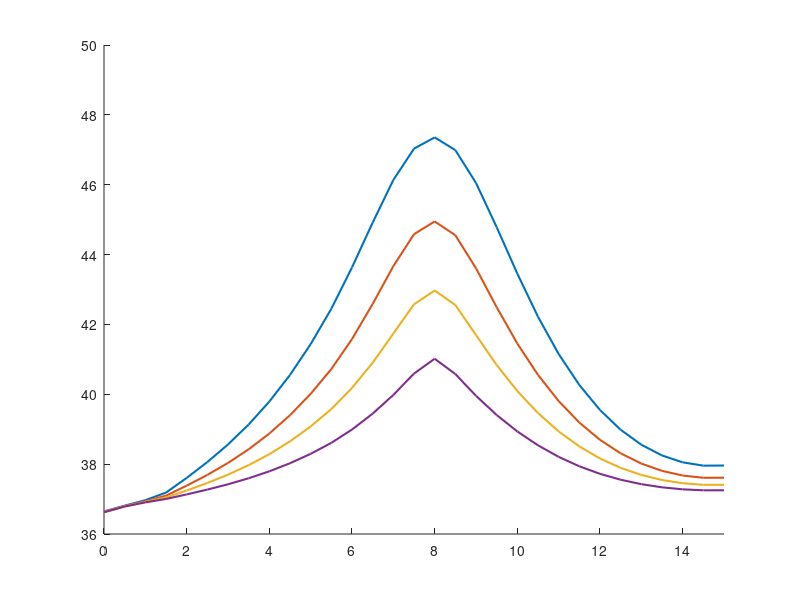

Reproduce this figure in MATLAB. (Note: this script raises an error after producing the figure.)
%––––––––––––––––––––––––––––––––––––––––––––––––––––––––––––––––––––––––––––
% 1D hyperbolic bioheat w/ Gaussian tumor source, 3 skin layers, finer mesh
% and reduced dt for stability; snapshots at 2.5, 5, 7.5, 10 s in one plot.
%––––––––––––––––––––––––––––––––––––––––––––––––––––––––––––––––––––––––––––

clear; clc;

%% 1) DISCRETIZE TIME & SPATIAL DOMAINS
% Skin Layer thickness
L_epi = 0.0015;   % Epidermis (1.5 mm)
L_derm = 0.0035;  % Dermis (3.5 mm)
L_subq = 0.01;    % Subcutaneous (10 mm)
Lx = L_epi + L_derm + L_subq; % Domain Length

x_ast  = 0.008;   % [m]   Tumor center (midpoint of 0.05 m)

dx     = 0.0005;  % [m]   Spatial step → now 21 nodes from 0 to 0.05
dt     = 0.015;    % [s]   Time step (smaller for stability)
max_time = 10;   % plot up to 10s
time_steps = round(max_time/dt) + 1; % ensures we reach exactly 10 s: (n−1)*dt = 10
time = 0:dt:max_time+dt;

x  = 0:dx:Lx;          % x = [0, 0.0025, 0.005, …, 0.05]
nx = numel(x);

% Define Layers
layer = zeros(1, nx);
layer(x <= L_epi) = 1;                                  % Epidermis
layer(x > L_epi & x <= L_epi + L_derm) = 2;             % Dermis
layer(x > L_epi + L_derm) = 3;                          % Subcutaneous

% Find index of tumor center (closest grid point to x_ast)
[~, iTumor] = min(abs(x - x_ast));

%% 2) CONSTANTS AND PARAMETERS
% ------------ Physical Parameters ------------
% Skin Layer params
rho    = [1150 1116 900];   % [kg/m^3]  Tissue density (layers)
c      = [3590 3300 2500];  % [J/(kg·°C)]  Tissue specific heat
k      = [0.2 0.45 0.3];    % [W/(m·°C)]  Thermal conductivity
k_star = [0.1 0.1 0.1];     % [W/(m·°C·s)]  Hyperbolic‐term coefficient

% Blood params
h      = 4.5;     % [W/(m^2·°C)]    Convective coefficient at boundaries
wb     = 0.0098;  % [1/s]           Blood perfusion
rho_b  = 1056;    % [kg/m^3]        Blood density
cb     = 4000;    % [J/(kg·°C)]     Blood specific heat

Qm0    = 50.65;   % [W/m^3]         Metabolic heat (uniform)
Tb     = 37;      % [°C]            Arterial blood temperature
Tl     = [37 37 37];      % [°C]    Initial Ambient/tissue reference

% ------------ Gaussian‐source parameters ------------
% Q_r(i) = rho * S * P * exp( -a0*( x(i) - x_ast )^2 )
S      = 15;       % “per‐kg” scaling factor
P      = 35;      % “power” factor (tune as needed)
% a0     = 1e6;   % [1/m]  Gaussian width control

% ------------ Water vaporization and diffusion ------------
Da = 2.5e-5;    % m^2/s (air)
Mw = 0.018;     % kg/mol
Ra = 8.314;     % J/mol·K
Tw = 306;       % K (~33°C)
Pw = 5600;      % Pa (sat. vapor pressure at 33°C)
RH = 0.5;       % Relative humidity (fraction)
delta = 1e-4;   % m
c_air = 1005;   % J/kg·K
Df = [2e-9 2e-9 2e-9];  % m^2/s
cw = 4180;      % J/kg°C
rho_s = 1100;   % kg/m^3
rho_c = 1000;   % kg/m^3
nabla_r2 = (Lx/3)^2;

% ---------- Hyperbolic relaxation times ---------------
tau_q = 10;   % [s]
tau_T = 20;   % [s]
tau_v = 1;   % [s]


%% 3) INITIALIZE STORAGE FOR “SNAPSHOTS”
% Snapshot times (in seconds) and their corresponding loop‐indices
snapshot_times = linspace(2,max_time,5); % [2.5, 5.0, 7.5, 10.0];
snap_idx = round(snapshot_times/dt) + 1;
% e.g., 2.5/0.01 = 250 → +1 = 251 ⇒ t = (251−1)*0.01 = 2.50 s

T_a0 = zeros(nx,4); % For storing T(x,t=10s) for a0 testing
T_tumor_a0 = zeros(time_steps,4); % for storing tumor temp for a0 testing

z = 1;
a0s = [5e5 1e6 2e6 5e6]
for a0 = a0s
    T_snapshots = zeros(nx, numel(snapshot_times));  
    % Each column j holds T(x) at t = snapshot_times(j)
    
    % Tumor temp array
    T_tumor = zeros(1, time_steps);
    
    % --------- Initialize temperature fields at t=0 -------------
    T = ones(nx,1); 
    T(find(layer == 1)) = Tl(1); T(find(layer == 2)) = Tl(2);
    T(find(layer == 3)) = Tl(3);
    T_new = T;   
    dTdt   = zeros(nx,1);
    d2Tdt2 = zeros(nx,1);


    %% 4) TIME‐MARCHING LOOP
    for n = 1:time_steps
    
        % (a) Update interior nodes i=2:(nx−1)
        for i = 2:(nx-1)
            L = layer(i);
    
            % (b) Calculate Heat Source values for given spatial step
            % Metabolic Heat Source:
            Qm = Qm0 * (1 + (T(i) - Tl(L))/10);         % [W/m^3] metabolic
    
            % Water diffusion:
            Qd = (Df(L) * cw * (rho_s - rho_c) / nabla_r2) * (T(i) - Tl(L));
            
            % Blood Perfusion (dermis, subq):
            if L > 1
                Qb = wb * rho_b * cb * (Tb - Tl(L));      % [W/m^3] perfusion (constant)
            else
                Qb = 0;
            end
    
            % Water vaporization (epidermis only)
            if L == 1
                Delta_m = (Da*Mw/(Ra*Tw)) * (Pw/Tw) * RH/(delta*c_air);
                Delta_Hvap = 2400e3; % J/kg
                Qv = Delta_m * Delta_Hvap / (delta * c_air);
            else 
                Qv = 0;
            end
    
            % Gaussian tumor heat source at node i:
            Qr = rho(L) * S * P * exp( -a0 * (x(i) - x_ast)^2 );  
    
            % Add up all heat sources to consolidate
            Q_tot = Qm + Qd + Qb + Qv + Qr;
    
            % 2nd‐spatial derivative (finite difference)
            d2Tdx2 = (T(i+1) - 2*T(i) + T(i-1)) / dx^2;
    
            % Hyperbolic bioheat terms:
            dTdt(i)   = (k(L)*d2Tdx2 + Q_tot) / (rho(L) * c(L));
            d2Tdt2(i) = (k_star(L)*d2Tdx2) / (rho(L) * c(L));
    
            % Update temperature at node i (eq. 7):
            T_new(i) = T(i) + dt * ( ...
               dTdt(i) + tau_q*dTdt(i) ...
             - tau_T*d2Tdt2(i) ...
             + (k(L) + k_star(L)*tau_v)*dTdt(i) );
        end
    
        % (c) Convective (Robin) BC at left boundary (i = 1):
        % Forward Euler Approx dx/t
        T_new(1) = (k(1) * T(2) + h*dx*22) / (h*dx + k(1)); % 22C is RT
    
        % (d) Convective (Robin) BC at right boundary (i = nx):
        % Backward Euler Approx dx/dt
        T_new(nx) = (h*dx*37 - k(3) * T(end-1)) / (h*dx - k(3)); % 37C is body temp
    
        % (e) Advance to next timestep
        T = T_new;
    
        % (f) If current “t” matches any snapshot index, store T(x)
        idx_this = find(snap_idx == n);
        if ~isempty(idx_this)
            T_snapshots(:, idx_this) = T;
        end
    
        % (g) Store T at tumor location
        T_tumor(n) = T_new(iTumor);
    end

    %% Store profile for given P to be compared after
    T_a0(:,z) = T_snapshots(:,end);
    T_tumor_a0(:,z) = T_tumor;
    z = z+1;

end % end of testing parameter loop (power)

%% Plot T(x) for a0s
figure('Position',[200,200,800,500]);
hold on;

colors = lines(numel(a0s));  
for j = 1:size(T_a0,2)
    plot(x*1000, T_a0(:,j), 'Color', colors(j,:), 'LineWidth',1.5, ...
         'DisplayName', sprintf('a0 = %.1e m^-^1', a0s(j)));
end

ylim([36 50])
xlim([0 Lx*10^3])
xline(0, '-',{'Epiderm'},'HandleVisibility','off','Fontsize',16)
xline((L_epi)*10^3,'-',{'Derm'},'HandleVisibility','off','Fontsize',16)
xline((L_epi+L_derm)*10^3,'-',{'Subcutaneous'},'HandleVisibility','off','Fontsize',16)
xline(x_ast*10^3,'-r',{'Tumor'},'LineWidth',5,'HandleVisibility','off','Fontsize',20)
xlabel('Distance (mm)','Fontsize',16);
ylabel('Temperature (°C)','Fontsize',16);
title(['Temperature Profile T(t=10s,x), Various a0s'],'Fontsize',20);
legend('Location','northeast','FontSize',12);
grid on;
hold off;


%% 6. PLOT: TUMOR TEMPERATURE VS TIME
figure('Position',[200,200,800,500]);
hold on;

colors = lines(numel(a0s));  
for j = 1:size(T_a0,2)
    plot(time, T_tumor_a0(:,j), 'Color', colors(j,:), 'LineWidth',1.5, ...
         'DisplayName', sprintf('a0 = %.1e m^-^1', a0s(j)));
end

xlim([0 time(end)])
ylim([36 50])
xlabel('time (s)','Fontsize',16);
ylabel('Temperature (°C)','Fontsize',16);
title(['Temperature at Tumor Location vs. Time, Various a0s'],'Fontsize',20);
legend('Location','best','FontSize',12);
grid on;
hold off;